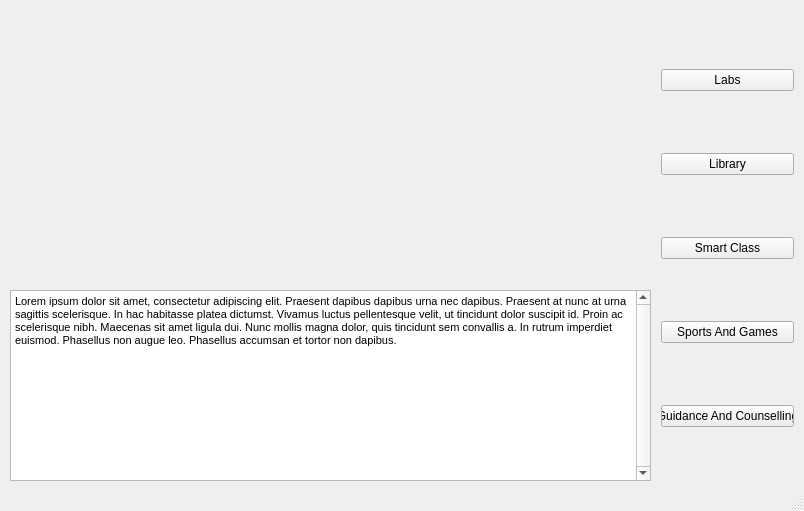
<?xml version="1.0" encoding="UTF-8"?>
<ui version="4.0">
 <class>Facilities</class>
 <widget class="QMainWindow" name="Facilities">
  <property name="geometry">
   <rect>
    <x>0</x>
    <y>0</y>
    <width>804</width>
    <height>511</height>
   </rect>
  </property>
  <property name="windowTitle">
   <string>MainWindow</string>
  </property>
  <widget class="QWidget" name="centralwidget">
   <widget class="QLabel" name="Images">
    <property name="geometry">
     <rect>
      <x>10</x>
      <y>10</y>
      <width>641</width>
      <height>261</height>
     </rect>
    </property>
    <property name="text">
     <string/>
    </property>
    <property name="pixmap">
     <pixmap>Images/winter-blue-pink-gradient-background-vector_53876-117275.jpg</pixmap>
    </property>
   </widget>
   <widget class="QTextBrowser" name="textBrowser">
    <property name="geometry">
     <rect>
      <x>10</x>
      <y>290</y>
      <width>641</width>
      <height>191</height>
     </rect>
    </property>
    <property name="verticalScrollBarPolicy">
     <enum>Qt::ScrollBarAlwaysOn</enum>
    </property>
    <property name="horizontalScrollBarPolicy">
     <enum>Qt::ScrollBarAlwaysOff</enum>
    </property>
    <property name="sizeAdjustPolicy">
     <enum>QAbstractScrollArea::AdjustToContents</enum>
    </property>
    <property name="html">
     <string>&lt;!DOCTYPE HTML PUBLIC &quot;-//W3C//DTD HTML 4.0//EN&quot; &quot;http://www.w3.org/TR/REC-html40/strict.dtd&quot;&gt;
&lt;html&gt;&lt;head&gt;&lt;meta name=&quot;qrichtext&quot; content=&quot;1&quot; /&gt;&lt;style type=&quot;text/css&quot;&gt;
p, li { white-space: pre-wrap; }
&lt;/style&gt;&lt;/head&gt;&lt;body style=&quot; font-family:'MS Shell Dlg 2'; font-size:8.25pt; font-weight:400; font-style:normal;&quot;&gt;
&lt;p style=&quot; margin-top:12px; margin-bottom:12px; margin-left:0px; margin-right:0px; -qt-block-indent:0; text-indent:0px;&quot;&gt;&lt;span style=&quot; font-family:'Open Sans,Arial,sans-serif'; color:#000000; background-color:#ffffff;&quot;&gt;Lorem ipsum dolor sit amet, consectetur adipiscing elit. Praesent dapibus dapibus urna nec dapibus. Praesent at nunc at urna sagittis scelerisque. In hac habitasse platea dictumst. Vivamus luctus pellentesque velit, ut tincidunt dolor suscipit id. Proin ac scelerisque nibh. Maecenas sit amet ligula dui. Nunc mollis magna dolor, quis tincidunt sem convallis a. In rutrum imperdiet euismod. Phasellus non augue leo. Phasellus accumsan et tortor non dapibus.&lt;/span&gt;&lt;/p&gt;&lt;/body&gt;&lt;/html&gt;</string>
    </property>
    <property name="placeholderText">
     <string>Interact with side buttons to learn more about our school's facilities</string>
    </property>
    <property name="source">
     <url>
      <string>file:///C:/Users/joelj/OneDrive/Documents/Programming/PycharmProjects/UWR_Internship/Facilities Description/Library.txt</string>
     </url>
    </property>
    <property name="openExternalLinks">
     <bool>true</bool>
    </property>
   </widget>
   <widget class="QWidget" name="">
    <property name="geometry">
     <rect>
      <x>661</x>
      <y>13</y>
      <width>133</width>
      <height>471</height>
     </rect>
    </property>
    <layout class="QVBoxLayout" name="verticalLayout">
     <item>
      <widget class="QPushButton" name="labs">
       <property name="text">
        <string>Labs</string>
       </property>
       <property name="autoDefault">
        <bool>true</bool>
       </property>
       <property name="default">
        <bool>false</bool>
       </property>
      </widget>
     </item>
     <item>
      <widget class="QPushButton" name="library">
       <property name="text">
        <string>Library</string>
       </property>
      </widget>
     </item>
     <item>
      <widget class="QPushButton" name="smartClass">
       <property name="text">
        <string>Smart Class</string>
       </property>
      </widget>
     </item>
     <item>
      <widget class="QPushButton" name="sportAndGames">
       <property name="text">
        <string>Sports And Games</string>
       </property>
      </widget>
     </item>
     <item>
      <widget class="QPushButton" name="guideAndcounsel">
       <property name="text">
        <string>Guidance And Counselling</string>
       </property>
      </widget>
     </item>
    </layout>
   </widget>
  </widget>
  <widget class="QStatusBar" name="statusBar"/>
 </widget>
 <resources/>
 <connections/>
</ui>
